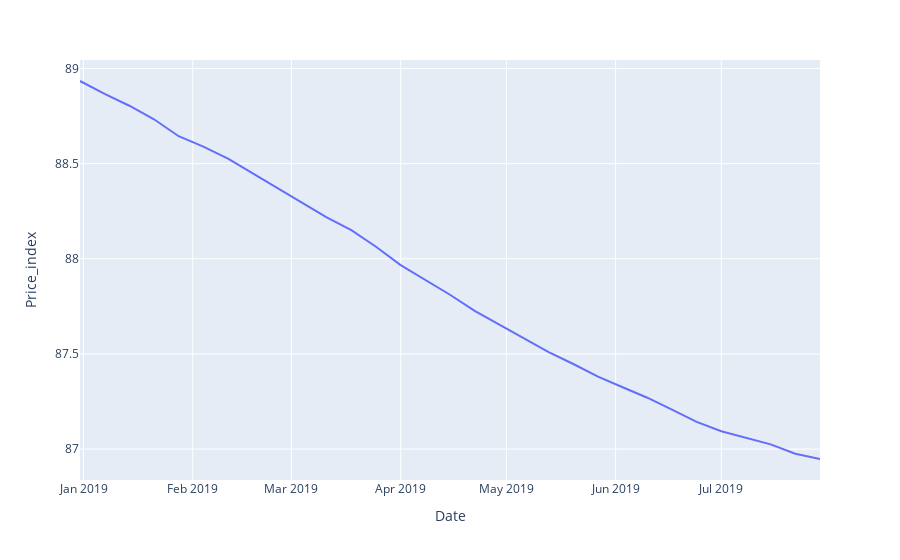

The cell this chart's notebook holds for it:
### Code cell
import plotly.express as px

df = moon_2019
fig = px.line(df, x='Date', y="Price_index")
fig.show()

### Figure 1 — Plotly figure (JSON) as saved in the notebook; plotly's stock layout.template omitted (floating-point values rounded to 4 significant figures)
{"data": [{"hovertemplate": "Date=%{x}<br>Price_index=%{y}<extra></extra>", "legendgroup": "", "line": {"color": "#636efa", "dash": "solid"}, "marker": {"symbol": "circle"}, "mode": "lines", "name": "", "orientation": "v", "showlegend": false, "type": "scatter", "x": ["2018-12-31 ", "2019-01-07 ", "2019-01-14 ", "2019-01-21 ", "2019-01-28 ", "2019-02-04 ", "2019-02-11 ", "2019-02-18 ", "2019-02-25 ", "2019-03-04 ", "2019-03-11 ", "2019-03-18 ", "2019-03-25 ", "2019-04-01 ", "2019-04-08 ", "2019-04-15 ", "2019-04-22 ", "2019-04-29 ", "2019-05-06 ", "2019-05-13 ", "2019-05-20 ", "2019-05-27 ", "2019-06-03 ", "2019-06-10 ", "2019-06-17 ", "2019-06-24 ", "2019-07-01 ", "2019-07-08 ", "2019-07-15 ", "2019-07-22 ", "2019-07-29 "], "xaxis": "x", "y": [88.93, 88.87, 88.8, 88.73, 88.64, 88.59, 88.53, 88.45, 88.37, 88.3, 88.22, 88.15, 88.06, 87.97, 87.89, 87.81, 87.73, 87.66, 87.58, 87.51, 87.45, 87.38, 87.33, 87.27, 87.21, 87.14, 87.09, 87.06, 87.03, 86.98, 86.95], "yaxis": "y"}], "layout": {"legend": {"tracegroupgap": 0}, "margin": {"t": 60}, "xaxis": {"anchor": "y", "domain": [0, 1], "title": {"text": "Date"}}, "yaxis": {"anchor": "x", "domain": [0, 1], "title": {"text": "Price_index"}}}}
